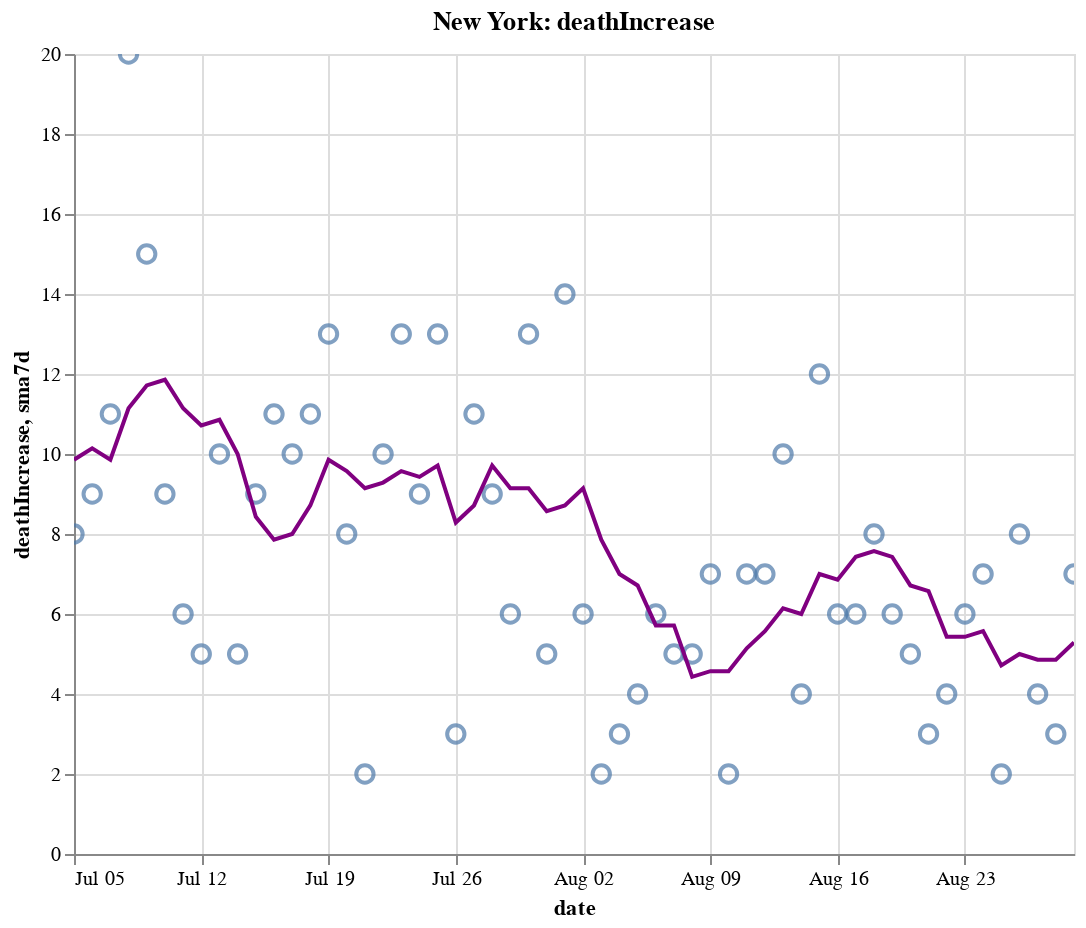

Notebook source saved alongside this figure:
### Code cell
create_plot(ny, 'deathIncrease')

### Figure 1 — Vega-Lite specification as saved in the notebook (floating-point values rounded to 4 significant figures)
{"config": {"view": {"continuousWidth": 400, "continuousHeight": 300}}, "layer": [{"layer": [{"mark": {"type": "point", "size": 75}, "encoding": {"tooltip": [{"type": "temporal", "field": "date"}, {"type": "quantitative", "field": "deathIncrease"}, {"type": "quantitative", "field": "sma7d"}], "x": {"type": "temporal", "field": "date"}, "y": {"type": "quantitative", "field": "deathIncrease"}}, "selection": {"selector012": {"type": "interval", "bind": "scales", "encodings": ["x", "y"]}}}, {"mark": {"type": "line", "color": "purple"}, "encoding": {"x": {"type": "temporal", "field": "date"}, "y": {"type": "quantitative", "field": "sma7d"}}}]}, {"mark": {"type": "rule", "color": "#aaa"}, "encoding": {"x": {"type": "temporal", "field": "date"}}, "transform": [{"filter": {"selection": "selector011"}}]}, {"mark": "circle", "encoding": {"opacity": {"condition": {"value": 1, "selection": "selector011"}, "value": 0}, "tooltip": [{"type": "temporal", "field": "date"}, {"type": "quantitative", "field": "deathIncrease"}, {"type": "quantitative", "field": "sma7d"}], "x": {"type": "temporal", "field": "date"}, "y": {"type": "quantitative", "field": "deathIncrease"}}, "selection": {"selector011": {"type": "single", "encodings": ["x"], "on": "mouseover", "nearest": true, "empty": "none"}}}, {"mark": {"type": "text", "align": "left", "dx": 5, "dy": -5, "stroke": "white", "strokeWidth": 2}, "encoding": {"text": {"type": "quantitative", "field": "deathIncrease"}, "tooltip": [{"type": "temporal", "field": "date"}, {"type": "quantitative", "field": "deathIncrease"}, {"type": "quantitative", "field": "sma7d"}], "x": {"type": "temporal", "field": "date"}, "y": {"type": "quantitative", "field": "deathIncrease"}}, "transform": [{"filter": {"selection": "selector011"}}]}, {"mark": {"type": "text", "align": "left", "dx": 5, "dy": -5}, "encoding": {"text": {"type": "quantitative", "field": "deathIncrease"}, "tooltip": [{"type": "temporal", "field": "date"}, {"type": "quantitative", "field": "deathIncrease"}, {"type": "quantitative", "field": "sma7d"}], "x": {"type": "temporal", "field": "date"}, "y": {"type": "quantitative", "field": "deathIncrease"}}, "transform": [{"filter": {"selection": "selector011"}}]}], "data": {"name": "data-0341fb936155619082b60a9471218964"}, "height": 400, "title": "New York: deathIncrease", "width": 500, "$schema": "https://vega.github.io/schema/vega-lite/v4.8.1.json", "datasets": {"data-0341fb936155619082b60a9471218964": [{"date": "2020-07-05T00:00:00", "totalTestResultsIncrease": 63420.0, "positiveIncrease": 533.0, "death": 24900.0, "deathIncrease": 8.0, "positiveRate": 0.008, "state": "New York", "sma7d": 9.857}, {"date": "2020-07-06T00:00:00", "totalTestResultsIncrease": 54330.0, "positiveIncrease": 518.0, "death": 24910.0, "deathIncrease": 9.0, "positiveRate": 0.01, "state": "New York", "sma7d": 10.14}, {"date": "2020-07-07T00:00:00", "totalTestResultsIncrease": 56740.0, "positiveIncrease": 588.0, "death": 24920.0, "deathIncrease": 11.0, "positiveRate": 0.01, "state": "New York", "sma7d": 9.857}, {"date": "2020-07-08T00:00:00", "totalTestResultsIncrease": 57580.0, "positiveIncrease": 692.0, "death": 24940.0, "deathIncrease": 20.0, "positiveRate": 0.012, "state": "New York", "sma7d": 11.14}, {"date": "2020-07-09T00:00:00", "totalTestResultsIncrease": 65560.0, "positiveIncrease": 584.0, "death": 24960.0, "deathIncrease": 15.0, "positiveRate": 0.009, "state": "New York", "sma7d": 11.71}, {"date": "2020-07-10T00:00:00", "totalTestResultsIncrease": 73560.0, "positiveIncrease": 786.0, "death": 24970.0, "deathIncrease": 9.0, "positiveRate": 0.011, "state": "New York", "sma7d": 11.86}, {"date": "2020-07-11T00:00:00", "totalTestResultsIncrease": 69200.0, "positiveIncrease": 730.0, "death": 24970.0, "deathIncrease": 6.0, "positiveRate": 0.011, "state": "New York", "sma7d": 11.14}, {"date": "2020-07-12T00:00:00", "totalTestResultsIncrease": 62420.0, "positiveIncrease": 677.0, "death": 24980.0, "deathIncrease": 5.0, "positiveRate": 0.011, "state": "New York", "sma7d": 10.71}, {"date": "2020-07-13T00:00:00", "totalTestResultsIncrease": 51690.0, "positiveIncrease": 557.0, "death": 24990.0, "deathIncrease": 10.0, "positiveRate": 0.011, "state": "New York", "sma7d": 10.86}, {"date": "2020-07-14T00:00:00", "totalTestResultsIncrease": 60040.0, "positiveIncrease": 912.0, "death": 24990.0, "deathIncrease": 5.0, "positiveRate": 0.015, "state": "New York", "sma7d": 10.0}, {"date": "2020-07-15T00:00:00", "totalTestResultsIncrease": 63600.0, "positiveIncrease": 831.0, "death": 25000.0, "deathIncrease": 9.0, "positiveRate": 0.013, "state": "New York", "sma7d": 8.429}, {"date": "2020-07-16T00:00:00", "totalTestResultsIncrease": 72680.0, "positiveIncrease": 769.0, "death": 25010.0, "deathIncrease": 11.0, "positiveRate": 0.011, "state": "New York", "sma7d": 7.857}, {"date": "2020-07-17T00:00:00", "totalTestResultsIncrease": 78240.0, "positiveIncrease": 776.0, "death": 25020.0, "deathIncrease": 10.0, "positiveRate": 0.01, "state": "New York", "sma7d": 8.0}, {"date": "2020-07-18T00:00:00", "totalTestResultsIncrease": 69820.0, "positiveIncrease": 754.0, "death": 25040.0, "deathIncrease": 11.0, "positiveRate": 0.011, "state": "New York", "sma7d": 8.714}, {"date": "2020-07-19T00:00:00", "totalTestResultsIncrease": 46200.0, "positiveIncrease": 502.0, "death": 25050.0, "deathIncrease": 13.0, "positiveRate": 0.011, "state": "New York", "sma7d": 9.857}, {"date": "2020-07-20T00:00:00", "totalTestResultsIncrease": 49340.0, "positiveIncrease": 519.0, "death": 25060.0, "deathIncrease": 8.0, "positiveRate": 0.011, "state": "New York", "sma7d": 9.571}, {"date": "2020-07-21T00:00:00", "totalTestResultsIncrease": 66170.0, "positiveIncrease": 855.0, "death": 25060.0, "deathIncrease": 2.0, "positiveRate": 0.013, "state": "New York", "sma7d": 9.143}, {"date": "2020-07-22T00:00:00", "totalTestResultsIncrease": 67660.0, "positiveIncrease": 705.0, "death": 25070.0, "deathIncrease": 10.0, "positiveRate": 0.01, "state": "New York", "sma7d": 9.286}, {"date": "2020-07-23T00:00:00", "totalTestResultsIncrease": 69700.0, "positiveIncrease": 811.0, "death": 25080.0, "deathIncrease": 13.0, "positiveRate": 0.012, "state": "New York", "sma7d": 9.571}, {"date": "2020-07-24T00:00:00", "totalTestResultsIncrease": 76510.0, "positiveIncrease": 753.0, "death": 25090.0, "deathIncrease": 9.0, "positiveRate": 0.01, "state": "New York", "sma7d": 9.429}, {"date": "2020-07-25T00:00:00", "totalTestResultsIncrease": 71470.0, "positiveIncrease": 750.0, "death": 25100.0, "deathIncrease": 13.0, "positiveRate": 0.01, "state": "New York", "sma7d": 9.714}, {"date": "2020-07-26T00:00:00", "totalTestResultsIncrease": 53570.0, "positiveIncrease": 536.0, "death": 25110.0, "deathIncrease": 3.0, "positiveRate": 0.01, "state": "New York", "sma7d": 8.286}, {"date": "2020-07-27T00:00:00", "totalTestResultsIncrease": 57270.0, "positiveIncrease": 608.0, "death": 25120.0, "deathIncrease": 11.0, "positiveRate": 0.011, "state": "New York", "sma7d": 8.714}, {"date": "2020-07-28T00:00:00", "totalTestResultsIncrease": 57400.0, "positiveIncrease": 534.0, "death": 25130.0, "deathIncrease": 9.0, "positiveRate": 0.009, "state": "New York", "sma7d": 9.714}, {"date": "2020-07-29T00:00:00", "totalTestResultsIncrease": 62280.0, "positiveIncrease": 715.0, "death": 25130.0, "deathIncrease": 6.0, "positiveRate": 0.011, "state": "New York", "sma7d": 9.143}, {"date": "2020-07-30T00:00:00", "totalTestResultsIncrease": 73550.0, "positiveIncrease": 777.0, "death": 25140.0, "deathIncrease": 13.0, "positiveRate": 0.011, "state": "New York", "sma7d": 9.143}, {"date": "2020-07-31T00:00:00", "totalTestResultsIncrease": 68870.0, "positiveIncrease": 644.0, "death": 25150.0, "deathIncrease": 5.0, "positiveRate": 0.009, "state": "New York", "sma7d": 8.571}, {"date": "2020-08-01T00:00:00", "totalTestResultsIncrease": 82740.0, "positiveIncrease": 753.0, "death": 25160.0, "deathIncrease": 14.0, "positiveRate": 0.009, "state": "New York", "sma7d": 8.714}, {"date": "2020-08-02T00:00:00", "totalTestResultsIncrease": 58960.0, "positiveIncrease": 531.0, "death": 25170.0, "deathIncrease": 6.0, "positiveRate": 0.009, "state": "New York", "sma7d": 9.143}, {"date": "2020-08-03T00:00:00", "totalTestResultsIncrease": 51840.0, "positiveIncrease": 545.0, "death": 25170.0, "deathIncrease": 2.0, "positiveRate": 0.011, "state": "New York", "sma7d": 7.857}, {"date": "2020-08-04T00:00:00", "totalTestResultsIncrease": 70990.0, "positiveIncrease": 746.0, "death": 25180.0, "deathIncrease": 3.0, "positiveRate": 0.011, "state": "New York", "sma7d": 7.0}, {"date": "2020-08-05T00:00:00", "totalTestResultsIncrease": 72670.0, "positiveIncrease": 636.0, "death": 25180.0, "deathIncrease": 4.0, "positiveRate": 0.009, "state": "New York", "sma7d": 6.714}, {"date": "2020-08-06T00:00:00", "totalTestResultsIncrease": 72370.0, "positiveIncrease": 703.0, "death": 25180.0, "deathIncrease": 6.0, "positiveRate": 0.01, "state": "New York", "sma7d": 5.714}, {"date": "2020-08-07T00:00:00", "totalTestResultsIncrease": 70170.0, "positiveIncrease": 714.0, "death": 25190.0, "deathIncrease": 5.0, "positiveRate": 0.01, "state": "New York", "sma7d": 5.714}, {"date": "2020-08-08T00:00:00", "totalTestResultsIncrease": 74860.0, "positiveIncrease": 703.0, "death": 25200.0, "deathIncrease": 5.0, "positiveRate": 0.009, "state": "New York", "sma7d": 4.429}, {"date": "2020-08-09T00:00:00", "totalTestResultsIncrease": 65810.0, "positiveIncrease": 515.0, "death": 25200.0, "deathIncrease": 7.0, "positiveRate": 0.008, "state": "New York", "sma7d": 4.571}, {"date": "2020-08-10T00:00:00", "totalTestResultsIncrease": 54000.0, "positiveIncrease": 476.0, "death": 25200.0, "deathIncrease": 2.0, "positiveRate": 0.009, "state": "New York", "sma7d": 4.571}, {"date": "2020-08-11T00:00:00", "totalTestResultsIncrease": 77060.0, "positiveIncrease": 667.0, "death": 25210.0, "deathIncrease": 7.0, "positiveRate": 0.009, "state": "New York", "sma7d": 5.143}, {"date": "2020-08-12T00:00:00", "totalTestResultsIncrease": 87780.0, "positiveIncrease": 700.0, "death": 25220.0, "deathIncrease": 7.0, "positiveRate": 0.008, "state": "New York", "sma7d": 5.571}, {"date": "2020-08-13T00:00:00", "totalTestResultsIncrease": 87900.0, "positiveIncrease": 737.0, "death": 25230.0, "deathIncrease": 10.0, "positiveRate": 0.008, "state": "New York", "sma7d": 6.143}, {"date": "2020-08-14T00:00:00", "totalTestResultsIncrease": 85460.0, "positiveIncrease": 727.0, "death": 25230.0, "deathIncrease": 4.0, "positiveRate": 0.009, "state": "New York", "sma7d": 6.0}, {"date": "2020-08-15T00:00:00", "totalTestResultsIncrease": 88670.0, "positiveIncrease": 734.0, "death": 25240.0, "deathIncrease": 12.0, "positiveRate": 0.008, "state": "New York", "sma7d": 7.0}, {"date": "2020-08-16T00:00:00", "totalTestResultsIncrease": 77690.0, "positiveIncrease": 607.0, "death": 25250.0, "deathIncrease": 6.0, "positiveRate": 0.008, "state": "New York", "sma7d": 6.857}, {"date": "2020-08-17T00:00:00", "totalTestResultsIncrease": 56890.0, "positiveIncrease": 408.0, "death": 25260.0, "deathIncrease": 6.0, "positiveRate": 0.007, "state": "New York", "sma7d": 7.429}, {"date": "2020-08-18T00:00:00", "totalTestResultsIncrease": 66890.0, "positiveIncrease": 655.0, "death": 25260.0, "deathIncrease": 8.0, "positiveRate": 0.01, "state": "New York", "sma7d": 7.571}, {"date": "2020-08-19T00:00:00", "totalTestResultsIncrease": 80420.0, "positiveIncrease": 631.0, "death": 25270.0, "deathIncrease": 6.0, "positiveRate": 0.008, "state": "New York", "sma7d": 7.429}, {"date": "2020-08-20T00:00:00", "totalTestResultsIncrease": 80980.0, "positiveIncrease": 601.0, "death": 25280.0, "deathIncrease": 5.0, "positiveRate": 0.007, "state": "New York", "sma7d": 6.714}, {"date": "2020-08-21T00:00:00", "totalTestResultsIncrease": 98880.0, "positiveIncrease": 709.0, "death": 25280.0, "deathIncrease": 3.0, "positiveRate": 0.007, "state": "New York", "sma7d": 6.571}, {"date": "2020-08-22T00:00:00", "totalTestResultsIncrease": 94850.0, "positiveIncrease": 653.0, "death": 25280.0, "deathIncrease": 4.0, "positiveRate": 0.007, "state": "New York", "sma7d": 5.429}, {"date": "2020-08-23T00:00:00", "totalTestResultsIncrease": 74040.0, "positiveIncrease": 572.0, "death": 25290.0, "deathIncrease": 6.0, "positiveRate": 0.008, "state": "New York", "sma7d": 5.429}, {"date": "2020-08-24T00:00:00", "totalTestResultsIncrease": 62030.0, "positiveIncrease": 408.0, "death": 25300.0, "deathIncrease": 7.0, "positiveRate": 0.007, "state": "New York", "sma7d": 5.571}, {"date": "2020-08-25T00:00:00", "totalTestResultsIncrease": 67260.0, "positiveIncrease": 629.0, "death": 25300.0, "deathIncrease": 2.0, "positiveRate": 0.009, "state": "New York", "sma7d": 4.714}, {"date": "2020-08-26T00:00:00", "totalTestResultsIncrease": 71190.0, "positiveIncrease": 566.0, "death": 25300.0, "deathIncrease": 8.0, "positiveRate": 0.008, "state": "New York", "sma7d": 5.0}, {"date": "2020-08-27T00:00:00", "totalTestResultsIncrease": 83440.0, "positiveIncrease": 791.0, "death": 25310.0, "deathIncrease": 4.0, "positiveRate": 0.009, "state": "New York", "sma7d": 4.857}, {"date": "2020-08-28T00:00:00", "totalTestResultsIncrease": 97830.0, "positiveIncrease": 636.0, "death": 25310.0, "deathIncrease": 3.0, "positiveRate": 0.007, "state": "New York", "sma7d": 4.857}, {"date": "2020-08-29T00:00:00", "totalTestResultsIncrease": 93870.0, "positiveIncrease": 635.0, "death": 25320.0, "deathIncrease": 7.0, "positiveRate": 0.007, "state": "New York", "sma7d": 5.286}]}}
